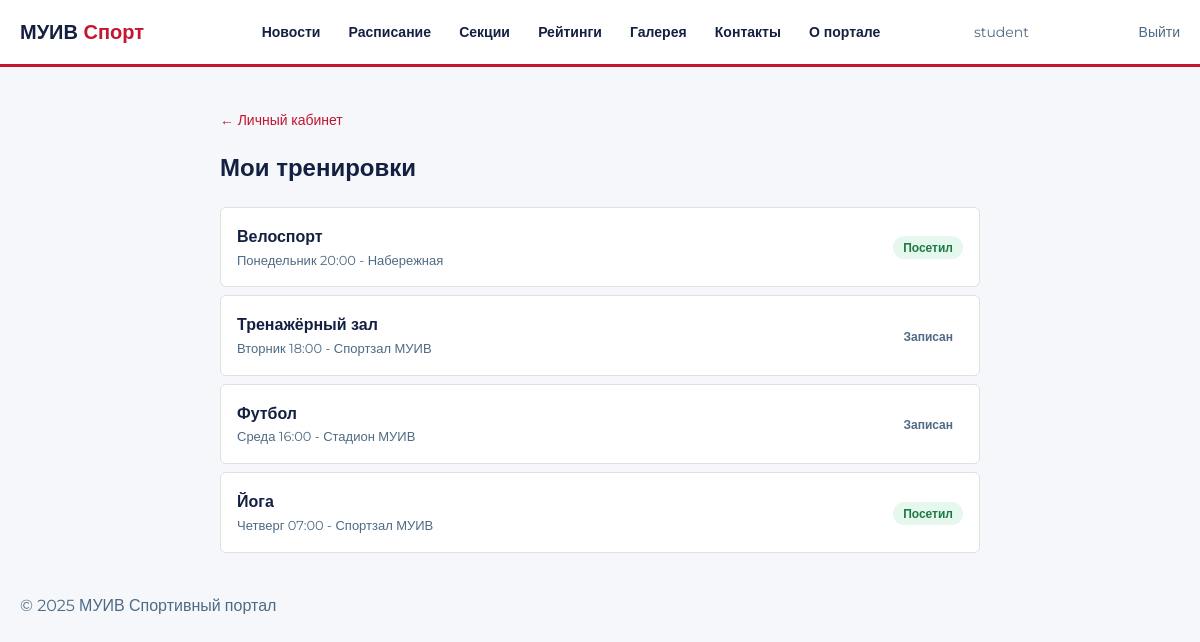
Page /profile/trainings/ (signed in) on the committed database.
### main/models.py (models this page shows, shortened)
class TrainingRecord(models.Model):
    user     = models.ForeignKey(User, on_delete=models.CASCADE, verbose_name='Студент')
    training = models.ForeignKey(Training, on_delete=models.CASCADE, verbose_name='Тренировка')
    created  = models.DateTimeField(auto_now_add=True, verbose_name='Дата записи')
    attended = models.BooleanField(default=False, verbose_name='Явился')
    class Meta:
        verbose_name        = 'Запись на тренировку'
        verbose_name_plural = 'Записи на тренировки'
        unique_together     = ('user', 'training')

class Training(models.Model):
    DAYS = [
        ('mon', 'Понедельник'),
        ('tue', 'Вторник'),
        ('wed', 'Среда'),
        ('thu', 'Четверг'),
        ('fri', 'Пятница'),
        ('sat', 'Суббота'),
        ('sun', 'Воскресенье'),
    ]
    TYPES = [
        ('home',    'Индивидуальная'),
        ('gym',     'Тренажёрный зал'),
        ('section', 'Секция'),
        ('workout', 'Воркаут'),
    ]
    sport      = models.ForeignKey(Sport, on_delete=models.CASCADE, verbose_name='Вид спорта')
    type       = models.CharField(max_length=20, choices=TYPES, default='section', verbose_name='Тип')
    day        = models.CharField(max_length=3, choices=DAYS, verbose_name='День недели')
    time_start = models.TimeField(verbose_name='Начало')
    time_end   = models.TimeField(verbose_name='Конец')
    location   = models.CharField(max_length=200, blank=True, verbose_name='Место')
    capacity   = models.PositiveIntegerField(default=20, verbose_name='Мест всего')
    notes      = models.TextField(blank=True, verbose_name='Описание / задание')
    class Meta:
        verbose_name        = 'Тренировка'
        verbose_name_plural = 'Расписание'
        ordering            = ['day', 'time_start']

class Sport(models.Model):
    name        = models.CharField(max_length=100, verbose_name='Название')
    description = models.TextField(verbose_name='Описание')
    class Meta:
        verbose_name        = 'Вид спорта'
        verbose_name_plural = 'Виды спорта'
    def __str__(self):
        return self.name

### main/views.py (the view)
# urls.py: path('profile/trainings/', views.profile_trainings, name='profile_trainings'),
@login_required
def profile_trainings(request):
    records = TrainingRecord.objects.filter(user=request.user)
    return render(request, 'profile/trainings.html', {'records': records})

### templates/profile/trainings.html (shortened to what this page needs)
{% extends 'base.html' %}
{% block content %}
<div style="max-width: 800px; margin: 40px auto; padding: 0 20px;">
  <a href="/profile/" style="font-size: 14px;">← Личный кабинет</a>
  <h2 style="margin-top: 16px;">Мои тренировки</h2>
  <div style="margin-top: 20px;">
    {% for record in records %}
      <div style="background: var(--white); border: 1px solid var(--border); border-radius: 6px; padding: 16px; margin-bottom: 8px; display: flex; align-items: center; justify-content: space-between;">
        <div>
          <div style="font-weight: 600;">{{ record.training.sport }}</div>
          <div style="font-size: 13px; color: var(--muted);">{{ record.training.get_day_display }} {{ record.training.time_start|time:"H:i" }} - {{ record.training.location }}</div>
        </div>
        <div>
          {% if record.attended %}
            <span style="background: #e6f7ee; color: #1d7a44; padding: 4px 10px; border-radius: 999px; font-size: 12px; font-weight: 600;">Посетил</span>
          {% else %}
            <span style="background: var(--tint); color: var(--muted); padding: 4px 10px; border-radius: 999px; font-size: 12px; font-weight: 600;">Записан</span>
          {% endif %}
        </div>
      </div>
    {% empty %}
      <p>Вы ещё не записаны ни на одну тренировку</p>
    {% endfor %}
  </div>
</div>
{% endblock %}

### templates/base.html (shortened to what this page needs)
{% load static %}
<!DOCTYPE html>
<html lang="ru">
<head>
  <link rel="stylesheet" href="{% static 'css/style.css' %}">
</head>
<body>
  <div style="background: var(--white); border-bottom: 3px solid var(--red); padding: 16px 0;">
    <div class="container" style="display: flex; align-items: center; justify-content: space-between;">
      <a href="/" style="font-size: 20px; font-weight: 700; color: var(--dark);">МУИВ <span style="color: var(--red);">Спорт</span></a>
      <nav>
        <a href="/news/" style="margin-left: 24px; font-size: 14px; font-weight: 600; color: var(--dark);">Новости</a>
        <a href="/schedule/" style="margin-left: 24px; font-size: 14px; font-weight: 600; color: var(--dark);">Расписание</a>
        <a href="/sports/" style="margin-left: 24px; font-size: 14px; font-weight: 600; color: var(--dark);">Секции</a>
        <a href="/ratings/" style="margin-left: 24px; font-size: 14px; font-weight: 600; color: var(--dark);">Рейтинги</a>
        <a href="/gallery/" style="margin-left: 24px; font-size: 14px; font-weight: 600; color: var(--dark);">Галерея</a>
        <a href="/contacts/" style="margin-left: 24px; font-size: 14px; font-weight: 600; color: var(--dark);">Контакты</a>
        <a href="/about/" style="margin-left: 24px; font-size: 14px; font-weight: 600; color: var(--dark);">О портале</a>
      </nav>
      {% if user.is_authenticated %}
        <a href="/profile/" style="font-size: 14px; color: var(--muted);">{{ user.username }}</a>
        <a href="/accounts/logout/" style="font-size: 14px; color: var(--muted); margin-left: 16px;">Выйти</a>
      {% else %}
        <a href="/accounts/login/" style="padding: 8px 20px; background: var(--red); color: var(--white); border-radius: 4px; font-size: 14px; font-weight: 600;">Войти</a>
      {% endif %}
    </div>
  </div>
  {% block content %}{% endblock %}
  <footer>
    <div class="container">
      <p>© 2025 МУИВ Спортивный портал</p>
    </div>
  </footer>
</body>
</html>

### static/css/style.css (style rules this page uses)
:root { --red: #C21631; --dark: #132041; --muted: #4F6A84; --border: #E0E0E0; --bg: #F5F7FA; --white: #FFFFFF; }
* { box-sizing: border-box; margin: 0; padding: 0; }
body { font-family: 'Montserrat', sans-serif; font-size: 16px; color: var(--dark); background: var(--bg); line-height: 1.6; }
.container { max-width: 1200px; margin: 0 auto; padding: 0 20px; }
h1, h2, h3 { font-weight: 700; margin-bottom: 16px; }
p { color: var(--muted); margin-bottom: 12px; }
a { color: var(--red); text-decoration: none; }

### rows in the picture
TrainingRecord: training.sport "Велоспорт", training.day "Понедельник", training.time_start "20:00", training.location "Набережная", attended "Посетил"
TrainingRecord: training.sport "Тренажёрный зал", training.day "Вторник", training.time_start "18:00", training.location "Спортзал МУИВ", attended "Записан"
TrainingRecord: training.sport "Футбол", training.day "Среда", training.time_start "16:00", training.location "Стадион МУИВ", attended "Записан"
TrainingRecord: training.sport "Йога", training.day "Четверг", training.time_start "07:00", training.location "Спортзал МУИВ", attended "Посетил"

### other values in the picture
{{ user.username }} "student"
